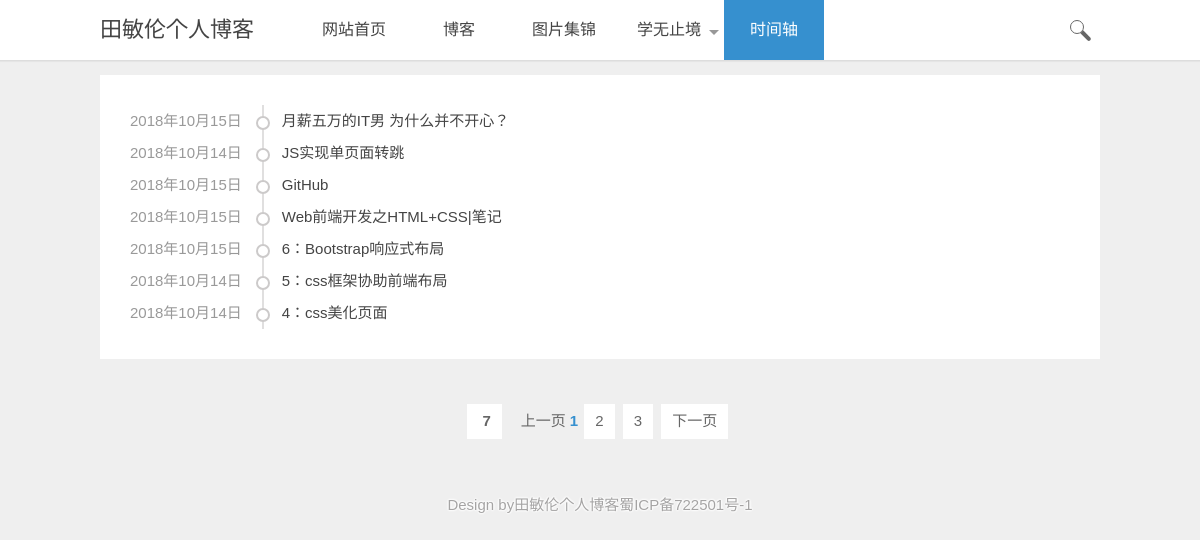
Page /blog/time/ on the committed database.
### myblog/models.py (models this page shows, shortened)
class Blog(models.Model):
    title = models.CharField(max_length=20,verbose_name='标题')
    content = RichTextUploadingField(verbose_name='内容')
    blog_type = models.ForeignKey(BlogType, on_delete=models.DO_NOTHING,verbose_name='类型')
    reader_num = models.IntegerField(default=0)
    author = models.ForeignKey(User, on_delete=models.DO_NOTHING, verbose_name='作者')
    created_time = models.DateTimeField(auto_now_add=True,verbose_name='修改时间')
    last_time = models.DateTimeField(auto_now=True,verbose_name='创建时间')
    class Meta:
        ordering = ['-created_time']

### myblog/views.py (the view)
# urls.py: path('time/', views.time, name="time"),
def time(request):
    blog_of_list = Blog.objects.all()
    context = get_public_common_date(request, blog_of_list)
    return render_to_response('blog/time.html', context)

### myblog/templates/blog/time.html (shortened to what this page needs)
{% extends 'base.html' %}
{% load staticfiles %}
{% block head_extends %}
    <link href="../../../static/css/base.css" rel="stylesheet">
    <link href="../../../static/css/time.css" rel="stylesheet">
    <link href="../../../static/css/m.css" rel="stylesheet">
{% endblock %}
{% block context %}
    <article style="margin-top: 5em;">
  <div class="timebox">
    <ul>
        {% for blog in blogs %}
            <li><span>{{ blog.last_time|date:"Y年m月d日" }}</span><i><a href="{% url 'info' blog.pk %}">{{ blog.title }}</a></i></li>
        {% empty %}
            <p>--暂无博客--</p>
        {% endfor %}
    </ul>
  </div>
        <div class="pagelist">
        <a title="Total record">&nbsp;<b>{{ blogs.count }}</b> </a>&nbsp;&nbsp;&nbsp;
        {% if page_of_blogs.has_previous %}
            <a href="?page={{ page_of_blogs.previous_page_number }}">上一页</a>&nbsp;
        {% else %}
            <span>上一页</span>
        {% endif %}
        {% for page in page_range %}
            {% if page == page_of_blogs.number %}
                <span><b style="color: #3690cf;">{{ page }}</b></span>
            {% else %}
                {% if page == '...' %}
                    <span>{{ page }}</span>
                 {% else %}
                    <a href="?page={{ page }}">{{ page }}</a>
                 {% endif %}
            {% endif %}
        {% endfor %}
        {% if page_of_blogs.has_next %}
            <a href="?page={{ page_of_blogs.next_page_number }}">下一页</a>&nbsp;
        {% else %}
            <span>下一页</span>
        {% endif %}
</article>
<footer>
  <p>Design by田敏伦个人博客蜀ICP备722501号-1</p>
</footer>
{% endblock %}

### static/css/base.css (style rules this page uses)
* { margin: 0; padding: 0 }
body { font: 15px "Microsoft YaHei", Arial, Helvetica, sans-serif; color: #555; background: #efefef; line-height: 1.5; }
ul, li { list-style: none; }
a { text-decoration: none; color: #444 }
article { width: 1000px; margin: 0px auto 0; overflow: hidden; z-index: 999 }
footer { width: 100%; color: #a5a4a4; text-align: center; padding: 20px 0; clear: both; text-shadow: #fff 1px 0 2px, #fff 0 1px 2px, #fff -1px 0 2px, #fff 0 -1px 2px; }

### static/css/time.css (style rules this page uses)
.timebox { background: #FFF; padding: 30px }
.timebox span { position: relative; line-height: 32px; padding-right: 40px; color: #999 }
.timebox span:after { position: absolute; content: ""; width: 2px; height: 40px; background: #e0dfdf; right: 18px }
.timebox li { text-overflow: ellipsis; white-space: nowrap; overflow: hidden; }
.timebox li i { position: relative; font-style: normal }
.timebox li i:before { content: " "; height: 10px; width: 10px; border: 2px solid #cccaca; background: #fff; position: absolute; top: 4px; left: -26px; border-radius: 50%; -webkit-transition: all .5s ease; -moz-transition: all .5s ease; -ms-transition: all .5s ease; -o-transition: all .5s ease; transition: all .5s ease; }
.pagelist { text-align: center; color: #666; width: 100%; clear: both; margin: 25px 0; padding-top: 20px }
.pagelist a { color: #666; margin: 0 2px; border: 1px solid #fff; padding: 5px 10px; background: #FFF; display: inline-block; margin-bottom: 10px; }

### rows in the picture
Blog: last_time "2018年10月15日", title "月薪五万的IT男 为什么并不开心？"
Blog: last_time "2018年10月14日", title "JS实现单页面转跳"
Blog: last_time "2018年10月15日", title "GitHub"
Blog: last_time "2018年10月15日", title "Web前端开发之HTML+CSS|笔记"
Blog: last_time "2018年10月15日", title "6：Bootstrap响应式布局"
Blog: last_time "2018年10月14日", title "5：css框架协助前端布局"
Blog: last_time "2018年10月14日", title "4：css美化页面"

### other values in the picture
{{ blogs.count }} "7"
{{ page }} "1"
{{ page }} "2" "3"
